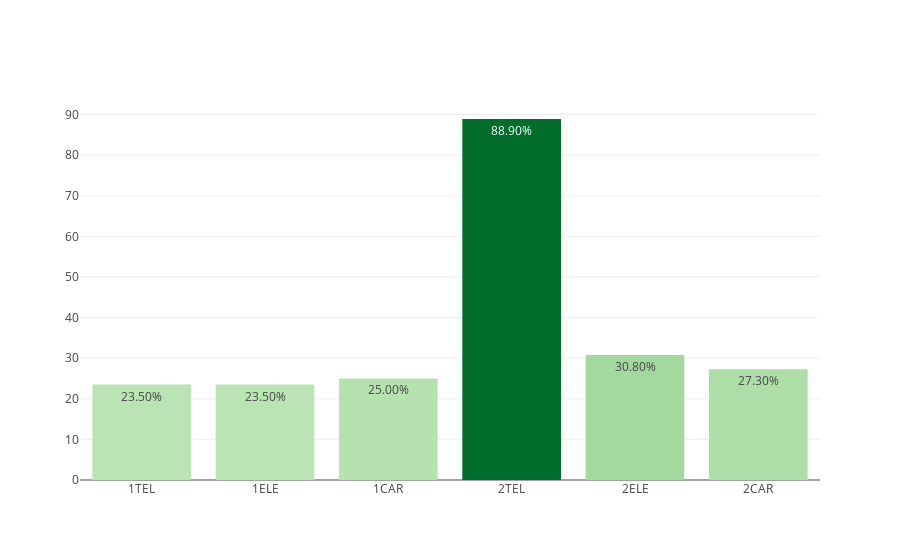

Notebook cell for this chart:
### Markdown cell above
## CICLOS FORMATIVOS DE GRADO MEDIO

### Code cell
dfc_CFGM = loaders.get_data_by_stages(dfc, 'CFGM')
myplotly.bar_simple(dfc_CFGM.index, dfc_CFGM['éxito'])

### Figure 1 — Plotly figure (JSON) as saved in the notebook; plotly's stock layout.template omitted (floating-point values rounded to 4 significant figures)
{"data": [{"hoverinfo": "x+text", "marker": {"color": [23.5, 23.5, 25, 88.9, 30.8, 27.3], "colorscale": [[0, "rgb(186,228,179)"], [0.3333, "rgb(116,196,118)"], [0.6667, "rgb(49,163,84)"], [1, "rgb(0,109,44)"]]}, "text": ["23.50%", "23.50%", "25.00%", "88.90%", "30.80%", "27.30%"], "type": "bar", "uid": "0689c869-9246-4ffc-9daf-4166c10cfd73", "x": ["1TEL", "1ELE", "1CAR", "2TEL", "2ELE", "2CAR"], "y": [23.5, 23.5, 25, 88.9, 30.8, 27.3]}], "layout": {"title": {"text": ""}}}
